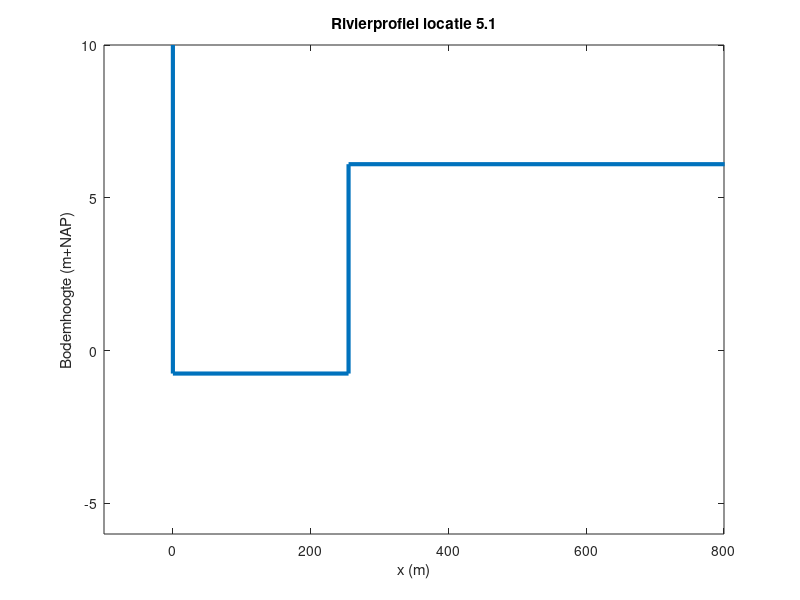

Recreate this plot in MATLAB. (Note: this script raises an error after producing the figure.)
%lokatie 5.1 (Waal)

% Profielen Project Waterveiligheid module 5
% 
% Data:
% - Kolom 1: Locatie van het profiel in de rivier
% - Kolom 2: Gemiddelde stroomvoerende breedte zomerbed b1 (m)
% - Kolom 3: Gemiddelde bodemhoogte zomerbed z1 (m+NAP)
% - Kolom 4: Gemiddelde stroomvoerende breedte kribsectie+uiterwaard b2 (m)
% - Kolom 5: Gemiddelde bodemhoogte kribsectie+uiterwaard z2 (m+NAP)
% - Kolom 6: Gemiddeld verhang i (m/km)
%
% De profielen zijn gemiddelde profielen over een traject van 5 km voor de
% locatie tot en met 5 km na de locatie. De gemiddelde profielen zijn
% bepaald op basis van profielgegevens uit het Rijntakkenmodel uit de 2000
% schematisatie van RIZA, waarin profielen in de Rijntakken beschreven 
% staan op elke 0,5 km. 
% De profielen zijn een grove schematisatie om te kunnen functioneren in 
% een uniform stationaire situatie.

clear, clc
%% Inladen data
Profielen_tabel = load('Profielen.txt');

profiel_1_2 = Profielen_tabel(11,:); % Locatie 1.2 is eerste rij in bestand van profielen
b1_1_2 = profiel_1_2(2); % Breedte zomerbed is tweede kolom in tabel (zie uitleg hierboven)
h_max = 10; % Bepaal zelf een maximale waterhoogte of debiet

%% Figuur plotten
x = [0,0,profiel_1_2(2),profiel_1_2(2),(profiel_1_2(2)+profiel_1_2(4)),(profiel_1_2(2)+profiel_1_2(4))];
y = [h_max,profiel_1_2(3),profiel_1_2(3),profiel_1_2(5),profiel_1_2(5),h_max];
plot(x,y,'LineWidth',3)
axis([-100 800 -6 10])
xlabel('x (m)')
ylabel('Bodemhoogte (m+NAP)')
title('Rivierprofiel locatie 5.1')

% data rivier etc
breedte_zomerbed = 255;          % in meters
breedte_winterbed = 970;         % in meters
breedte_totaal = 1225;           % in meters  = breedte_zomerbed+breedte_winterbed
hoogte_winterdijk = 12.91;       % m+NAP
bodemhoogte_winterbed = 6.85;    % m+NAP
bodemhoogte_zomerbed = 0.00;     % m+NAP
verhang = 0.18*10.^-3;           % m/m
Cf = 0.005;                      % chezy waarde zomerbed en winterbed. aangenomen dat ze gelijk zijn!
grav = 9.81;                     % gravitatie constante in m/s2
P_atm = 10^5;                    % atmosferische druk in N/m2
Rho = 1000;                      % dichtheid water in kg/m3
k = 2./3;                        % afvoerverdeling Rijntak

%afvoer + verdeling
Wave = 'afvoergolf.xlsx';

WaterDischarge = 'B3:B23';

WaveLobith = xlsread(Wave,WaterDischarge);

WaveLength = length(WaveLobith);

WaveLobith = WaveLobith.*k ;

%Omzetten bodemhoogtes naar diepte
diepte_zomerbed = bodemhoogte_winterbed-bodemhoogte_zomerbed;
diepte_winterbed = hoogte_winterdijk-bodemhoogte_winterbed;

%maximale afvoeren
Qmax_zomerbed = (breedte_zomerbed.*(diepte_zomerbed).^1.5).*sqrt((grav.*verhang)./Cf);
Qmax_winterbed_zomerbed = (breedte_totaal.*(diepte_winterbed).^1.5).*sqrt((grav.*verhang)./Cf); 
Qmax = Qmax_zomerbed + Qmax_winterbed_zomerbed;

%waterhoogte berekening
waterhoogte_zomerbed = (WaveLobith./(breedte_zomerbed.*sqrt(grav./Cf).*sqrt(verhang))).^(2./3);      
waterhoogte_winterbed= ((WaveLobith-Qmax_zomerbed)./(breedte_totaal.*sqrt(grav./Cf).*sqrt(verhang))).^(2./3);

%Nulvectoren gemaakt
hoogte_zomerbed = zeros(1,WaveLength)';
hoogte_winterbed = zeros(1,WaveLength)';
P = zeros(1,WaveLength)';
T = zeros(1,WaveLength)';

%Constanten voor bepaling terugkeertijd in jaren bepaalde afvoer
a = 1316.4;                                                                 %komt uit TRontwerp pag.76-77 (2001)
c = 6612.6;

%Model

for i = 1:length(WaveLobith)
    
if WaveLobith(i) <= Qmax_zomerbed
    hoogte_zomerbed(i) = bodemhoogte_zomerbed + waterhoogte_zomerbed(i);
elseif WaveLobith(i) >= Qmax_zomerbed
    hoogte_winterbed(i) = bodemhoogte_winterbed + waterhoogte_winterbed(i);
end

if WaveLobith(i) > Qmax
    hoogte_winterbed(i) = hoogte_winterdijk;
end

if hoogte_winterbed(i) >= bodemhoogte_winterbed
    P(i) = P_atm + Rho*grav*(hoogte_winterbed(i)-bodemhoogte_winterbed); 
else
    P(i) = P_atm;
end
T(i) = exp((WaveLobith(i)-k.*c)./(k.*a));                                     
end

%tabel maken
TableForExcel = table(WaveLobith, hoogte_zomerbed, hoogte_winterbed, P, T, ...
    'VariableNames',{'Flow' 'WaterHeigtSummerBed' 'WaterHeightSummerWinterBed' 'Pressure' 'RepetitionTime'}) ...;
    
%data naar excel sturen
filename = 'data5_1.xlsx';
writetable(TableForExcel,filename,'Sheet',1,'Range','A2')

